Frame 1 (no input): blank canvas, image omitted
Frame 60 (no input): blank canvas, image omitted
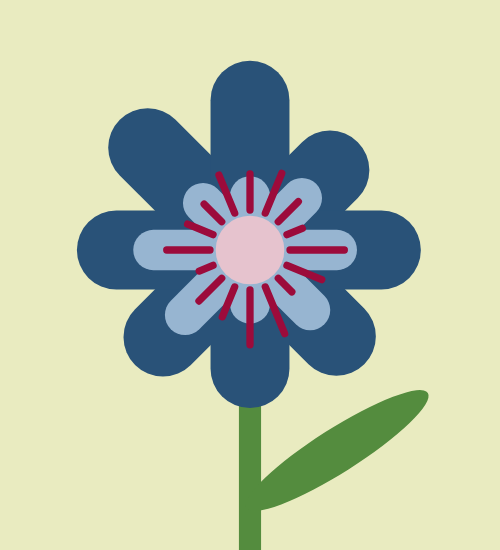
Frame 120 (the mouse pressed at the canvas centre since frame 60)

The p5.js sketch whose frames 1 and 60 were blank and that drew this single picture after the mouse press (run headless with seeded random() and noise() and a simulated clock; from frame 60 on, the mouse is pressed at the canvas centre):

// p5.js sketch
// ── sketch.js
petalColorsOne = ["#822344", "#8c3e8b", "#b3496c", "#554275", "#295278", "#9c0b3b"];
petalColorsTwo = ["#d9688f", "#c48fc4", "#de9eb3", "#a091ba", "#97b5d1", "#6c9444"];
centerColors = ["#e6c3ce", "#ffe291", "#fcd474", "#e5f0a5", "#fffb80", "#c6eba0", "#99c2b8"];

// don't use magic numbers (hard defined numbers); set as const variables

function setup() {
  createCanvas(500, 550);
  noStroke();
  angleMode(DEGREES);
}

function draw() {
}
  
function mousePressed(){
  background("#e9ebc0");
  
// stem
  push();
    stroke("#548c3e");
    strokeWeight(random(15, 25));
    line(250, 250, 250, 550);
  pop();
  
// leaf
  push();
    translate(250, 500);
    rotate(random(-22.5, -35));
    fill("#548c3e");
    ellipse(100, 5, random(200, 220), random(30, 70));
  pop();
  
// outer petals
  push();
    translate(250, 250);
    stroke(random(petalColorsOne));
    strokeWeight(random(70, 100));
    
    for (let i = 0; i < 8; i ++){
      rotate(45);
      line(40, 0, random(110, 160), 0);
    }
  pop();
  
// inner petals
  push();
    translate(250, 250);
    stroke(random(petalColorsTwo));
    strokeWeight(random(20, 50));
  
   for (let i = 0; i < 8; i ++){
      rotate(45);
      line(40, 0, random(50, 100), 0);
    }
  pop();
  
// pistils  
push();
    translate(250, 250);
    stroke(random(petalColorsOne));
    strokeWeight(random(5, 10));
  
   for (let i = 0; i < 16; i ++){
      rotate(22.5);
      line(40, 0, random(50, 100), 0);
    }
  pop();
    
// seed center
  push();
    fill(random(centerColors));
    circle(250, 250, random(50, 80));
  pop();
}

  
